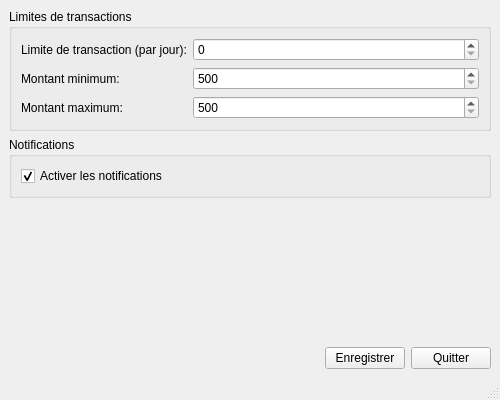
<?xml version="1.0" encoding="UTF-8"?>
<ui version="4.0">
 <class>UISettings</class>
 <widget class="QMainWindow" name="UISettings">
  <property name="geometry">
   <rect>
    <x>0</x>
    <y>0</y>
    <width>500</width>
    <height>400</height>
   </rect>
  </property>
  <property name="windowTitle">
   <string>Paramètres système</string>
  </property>
  <widget class="QWidget" name="centralwidget">
   <layout class="QVBoxLayout" name="verticalLayout">
    <item>
     <widget class="QGroupBox" name="groupBoxTransactionLimits">
      <property name="title">
       <string>Limites de transactions</string>
      </property>
      <layout class="QFormLayout" name="formLayout">
       <item row="0" column="0">
        <widget class="QLabel" name="labelTransactionLimit">
         <property name="text">
          <string>Limite de transaction (par jour):</string>
         </property>
        </widget>
       </item>
       <item row="1" column="0">
        <widget class="QLabel" name="labelMinAmount">
         <property name="text">
          <string>Montant minimum:</string>
         </property>
        </widget>
       </item>
       <item row="2" column="0">
        <widget class="QLabel" name="labelMaxAmount">
         <property name="text">
          <string>Montant maximum:</string>
         </property>
        </widget>
       </item>
       <item row="0" column="1">
        <widget class="QSpinBox" name="spinBoxTransactionLimit">
         <property name="maximum">
          <number>100</number>
         </property>
        </widget>
       </item>
       <item row="1" column="1">
        <widget class="QSpinBox" name="spinBoxMinAmount">
         <property name="minimum">
          <number>500</number>
         </property>
         <property name="maximum">
          <number>10000</number>
         </property>
         <property name="singleStep">
          <number>50</number>
         </property>
         <property name="value">
          <number>500</number>
         </property>
        </widget>
       </item>
       <item row="2" column="1">
        <widget class="QSpinBox" name="spinBoxMaxAmount">
         <property name="minimum">
          <number>500</number>
         </property>
         <property name="maximum">
          <number>100000000</number>
         </property>
         <property name="singleStep">
          <number>50</number>
         </property>
         <property name="value">
          <number>500</number>
         </property>
        </widget>
       </item>
      </layout>
     </widget>
    </item>
    <item>
     <widget class="QGroupBox" name="groupBoxNotifications">
      <property name="title">
       <string>Notifications</string>
      </property>
      <layout class="QVBoxLayout" name="verticalLayout_2">
       <item>
        <widget class="QCheckBox" name="checkBoxNotifications">
         <property name="text">
          <string>Activer les notifications</string>
         </property>
         <property name="checked">
          <bool>true</bool>
         </property>
        </widget>
       </item>
      </layout>
     </widget>
    </item>
    <item>
     <spacer name="verticalSpacer">
      <property name="orientation">
       <enum>Qt::Vertical</enum>
      </property>
      <property name="sizeHint" stdset="0">
       <size>
        <width>20</width>
        <height>40</height>
       </size>
      </property>
     </spacer>
    </item>
    <item>
     <layout class="QHBoxLayout" name="horizontalLayout">
      <item>
       <spacer name="horizontalSpacer">
        <property name="orientation">
         <enum>Qt::Horizontal</enum>
        </property>
        <property name="sizeHint" stdset="0">
         <size>
          <width>40</width>
          <height>20</height>
         </size>
        </property>
       </spacer>
      </item>
      <item>
       <widget class="QPushButton" name="pushButtonSave">
        <property name="text">
         <string>Enregistrer</string>
        </property>
       </widget>
      </item>
      <item>
       <widget class="QPushButton" name="pushButtonQuit">
        <property name="text">
         <string>Quitter</string>
        </property>
       </widget>
      </item>
     </layout>
    </item>
   </layout>
  </widget>
  <widget class="QMenuBar" name="menubar">
   <property name="geometry">
    <rect>
     <x>0</x>
     <y>0</y>
     <width>500</width>
     <height>21</height>
    </rect>
   </property>
  </widget>
  <widget class="QStatusBar" name="statusbar"/>
 </widget>
 <resources/>
 <connections/>
</ui>
